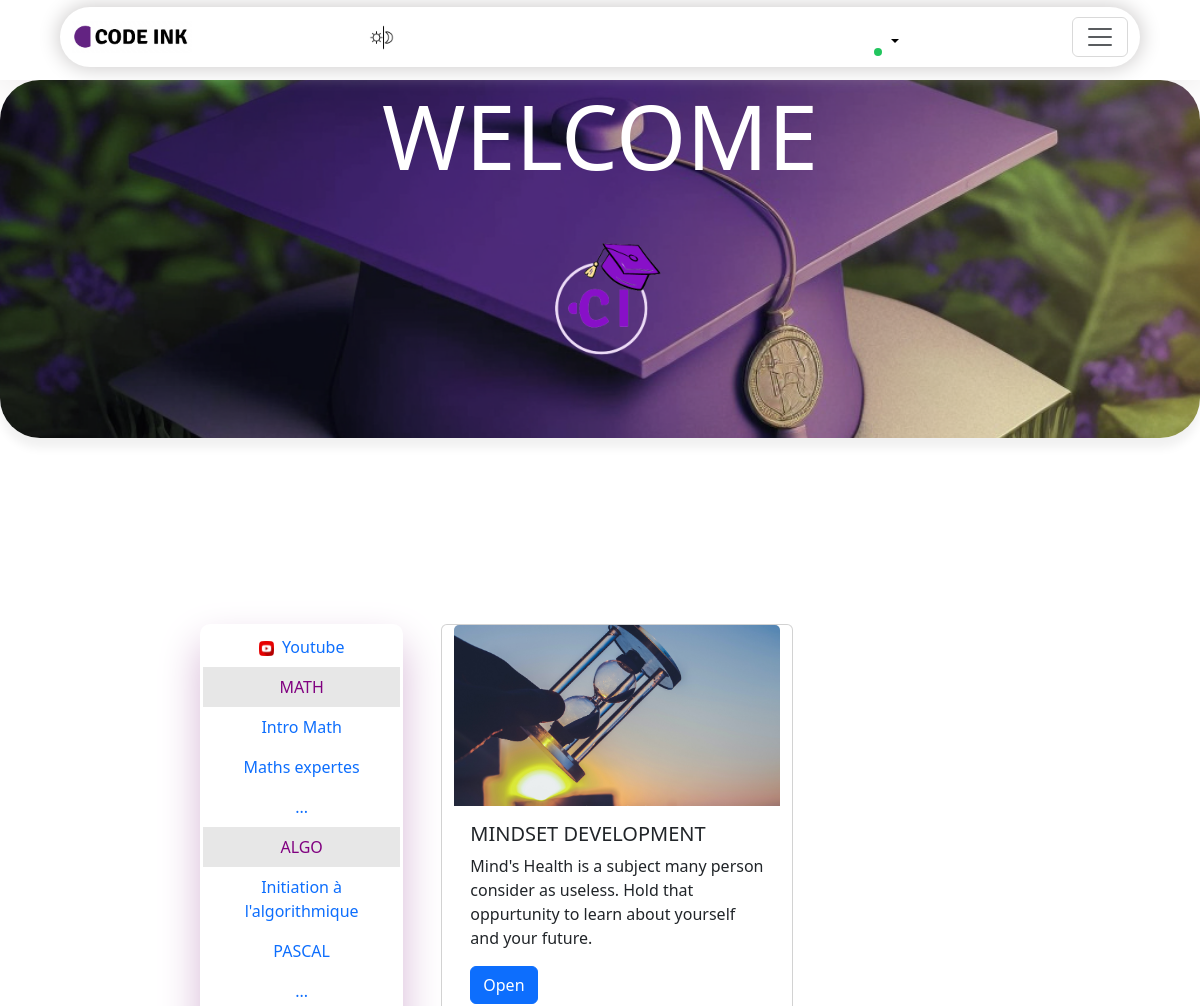
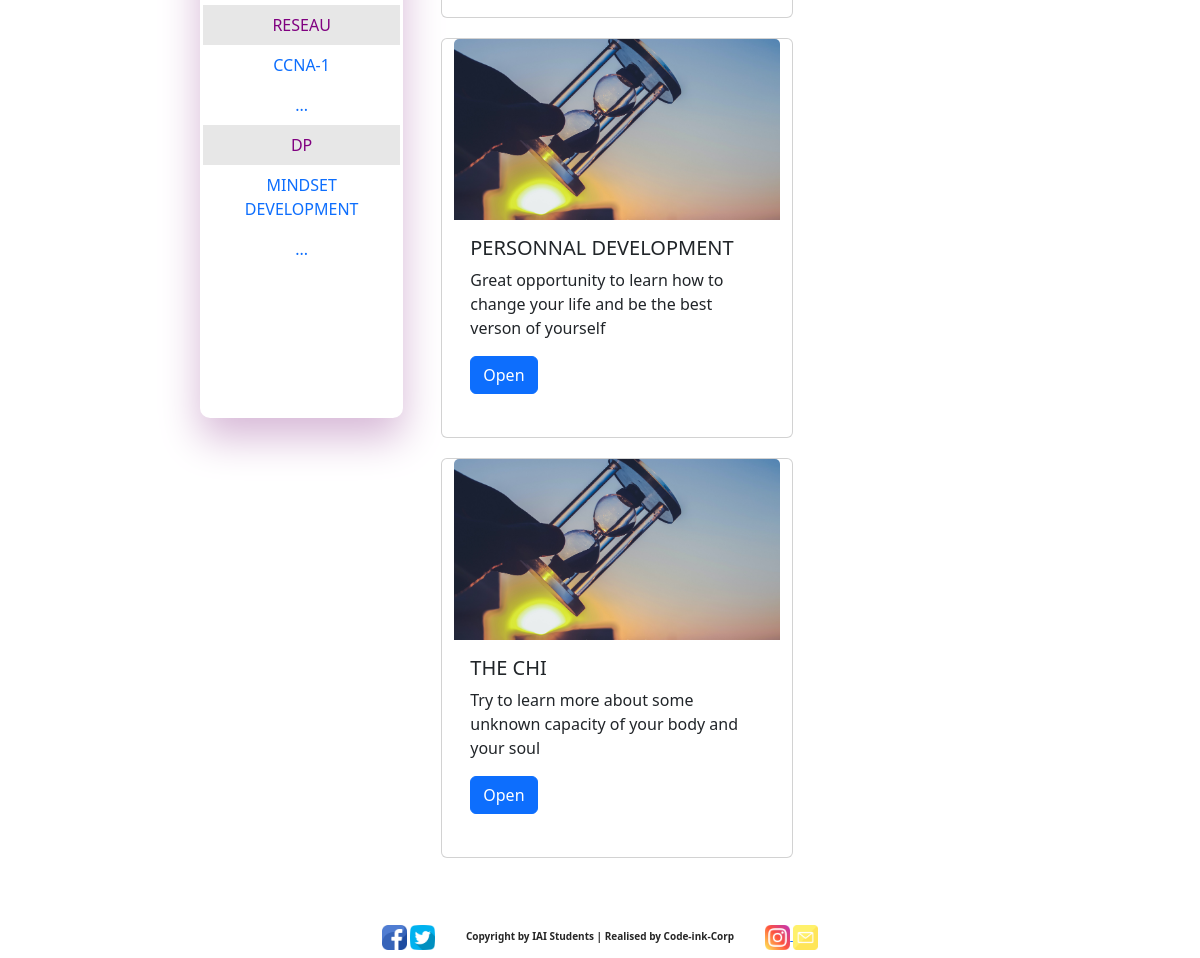
The page /lesson/9 (signed in) on the database its author committed (2 pictures, top to bottom).
### Portail_Etudiant/models.py (models this page shows)
class Lesson(models.Model):
    course = models.ForeignKey(cours, on_delete=models.CASCADE)
    title = models.CharField(max_length=100)
    description = models.TextField()
    fichier = models.FileField(upload_to='documents/')

class cours(models.Model):
    description=models.CharField(max_length=200,default='nothing')
    category=models.CharField(choices=CATEGORY_CHOICES,max_length=40)
    image=models.ImageField(upload_to='course',default='pexels-karolina-grabowska-6256241_dRPoLSw.jpg')

### Portail_Etudiant/views.py (the view)
# urls.py: path('lesson/<int:val>',views.lessons,name='less'),
def lessons(request,val):
    lescours = cours.objects.get(id=val)
    lessons = lescours.lesson_set.all()
    user=request.user
    dj_login(request, user)
    first_name = user.first_name
    last_name = user.last_name
    request.session['first_name'] = first_name
    request.session['last_name'] = last_name
    return render(request,'lesson.html', locals())

### Portail_Etudiant/templates/Portail_Etudiant/lesson.html (shortened to what this page needs)
{%extends 'Portail_Etudiant/base.html'%}
{% load static %}
    {%block main-content%}
    <div id="affichage1" class="">
        <table>
            <tr>
                <td><h1 id="GS">WELCOME <br/><p><h3 style="text-align:center; color:white;">{{ first_name }} {{last_name}} </h3></p></h1></td>
            </tr>
            <tr style="text-align: center;">
                <td><img id="ci" src="{%static 'img/ci.png' %}" alt=""></td>
            </tr>
        </table>
    </div>
    <br/>
    <br/>
    <br/>
    <br/>
    <div id="corps">
        <div id="rigth-box"  style="width: 25rem; height: 800px;">
            <nav class="nav flex-column">
                <a class="nav-link hov" style="text-align: center;" href="{% url 'youtube' %}"><img src="{%static 'img/youtube.png' %}" style="width: 15px;" >&nbsp;&nbsp;Youtube</a>
                <span class="nav-link" style="text-align: center; color: purple; background-color: rgb(231, 231, 231);">MATH</span>
                <a class="nav-link" style="text-align: center" href="#">Intro Math</a>
                <a class="nav-link" style="text-align: center" href="#">Maths expertes</a>
                <a class="nav-link hov" style="text-align: center" href="{% url 'less' '6' %}">...</a>
                <span class="nav-link" style="text-align: center; color: purple; background-color: rgb(231, 231, 231);">ALGO</span>
                <a class="nav-link" style="text-align: center" href="#">Initiation à l'algorithmique</a>
                <a class="nav-link" style="text-align: center" href="#">PASCAL</a>
                <a class="nav-link hov" style="text-align: center" href="{% url 'less' '7' %}">...</a>
                <span class="nav-link" style="text-align: center; color: purple; background-color: rgb(231, 231, 231);">RESEAU</span>
                <span class="nav-link" style="text-align: center">CCNA-1</span>
                <a class="nav-link" style="text-align: center" href="{% url 'less' '8' %}">...</a>
                <span class="nav-link" style="text-align: center; color: purple; background-color: rgb(231, 231, 231);">DP</span>
                <span class="nav-link" style="text-align: center">MINDSET DEVELOPMENT</span>
                <a class="nav-link" style="text-align: center" href="{% url 'less' '9' %}">...</a>
            </nav>
        </div>
        <div id="center-box" >
            <div class="row">
                    {% for a in lessons %}
                    <div class="card col-6" style="width: 22rem; height: 25rem;">
                        <img src="{{lescours.image.url}}" class="card-img-top" alt="...">
                        <div class="card-body">
                        <h5 class="card-title">{{ a.title }}</h5>
                        <p class="card-text">{{ a.description }}</p>
                        <a href="{{a.fichier.url}}" class="btn btn-primary">Open</a>
                        </div>
                    </div>
                    {% endfor %}
            </div>
        </div>
    </div>
    <p>&nbsp;</p>
    <p>&nbsp;</p>
    {%endblock main-content%}

### Portail_Etudiant/static/Portail_Etudiant/css/style.css (style rules this page uses)
:root { --ecriture: #262626; --bg1: #ffffff; --bg2: 0 20PX 40px 0px rgb(215, 184, 215); }
a { text-decoration: none; }
body { margin: 0; padding: 0; font-family: 'Mitr', sans-serif; }
#ci { margin-top: 0px; width: 200px; }
#affichage1 { display: flex; justify-content: center; box-shadow: 0 10px 10px rgb(241, 241, 241); border-radius: 40px; padding-bottom: 30px; transition: all 3s; }
#affichage1 { position: relative; border: 0px solid black; width: 100%; background-image: url("liki_a_image_in_a_format_1980x826_that_display_a_graduation_cap_df43577c-8edb-4bfe-b3c5-411336acf245.png"); background-size: cover; background-repeat: no-repeat; animation-name: diapo1; animation-duration: 30s; animation-timing-function: linear; animation-iteration-count: infinite; animation-direction: normal; }
#GS { color: rgb(255, 255, 255); font-size: 90; }
#corps { margin-left: 200px; margin-right: 200px; margin-top: 90px; display: flex; justify-content: center; }
#rigth-box { height: 580; border: 3px solid rgb(255, 255, 255); border-radius: 10px; box-shadow: var(--bg2); justify-content: flex-start; margin-right: 50px; background-color: var(--bg1); }
#center-box { display: flex; justify-content: center; justify-content: space-between; }
.card { margin-bottom: 20px; margin-right: 20px; transition: all 1s; background-color: var(--bg1); }

### rows shown on the page
Lesson: image (picture), title "MINDSET DEVELOPMENT", description "Mind's Health is a subject many person consider as useless. Hold that oppurtunity to learn about yourself and your future."
Lesson: image (picture), title "PERSONNAL DEVELOPMENT", description "Great opportunity to learn how to change your life and be the best verson of yourself"
Lesson: image (picture), title "THE CHI", description "Try to learn more about some unknown capacity of your body and your soul"
